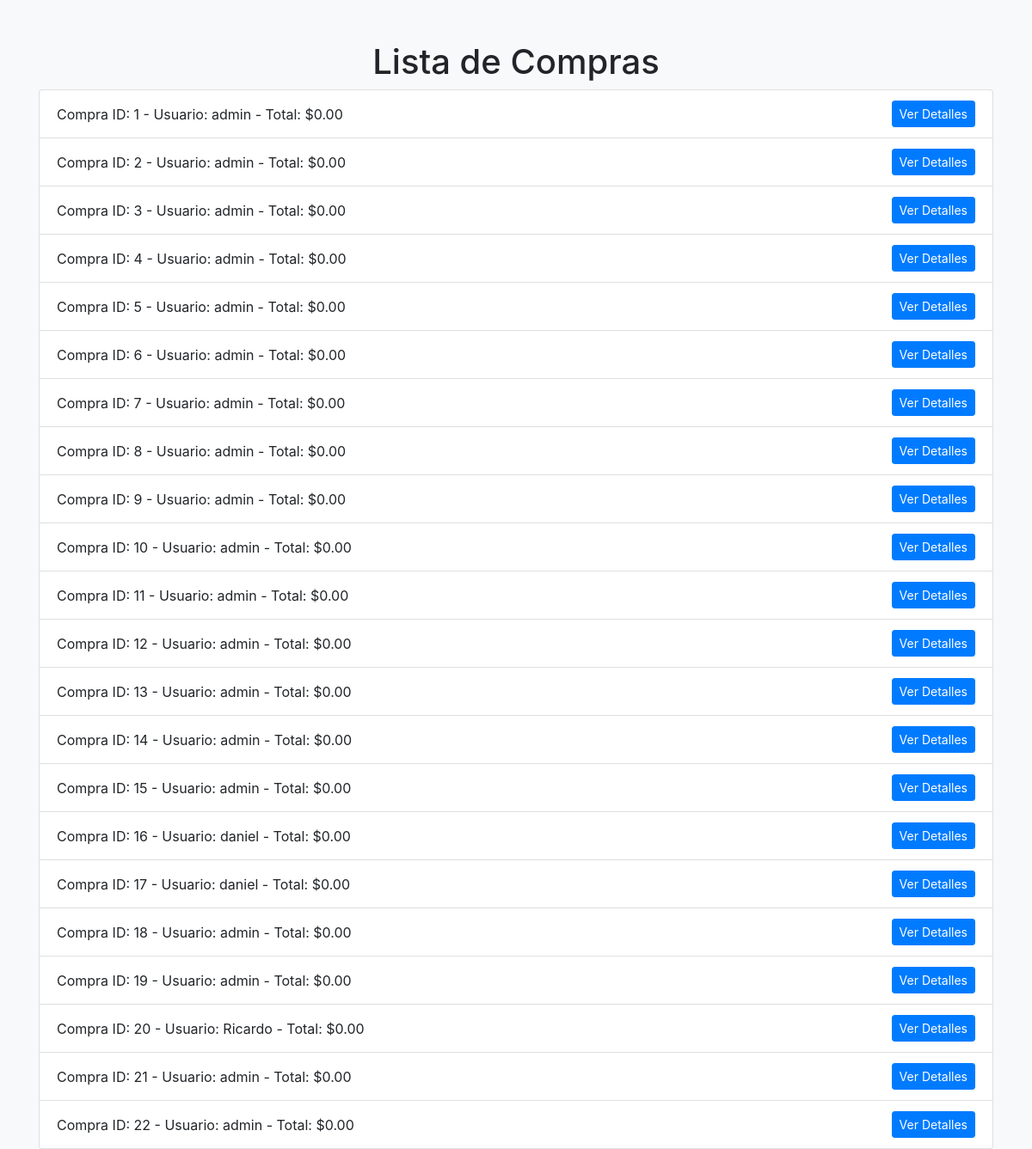
The page /miapp/compras/ (signed in) on the database as committed earlier.
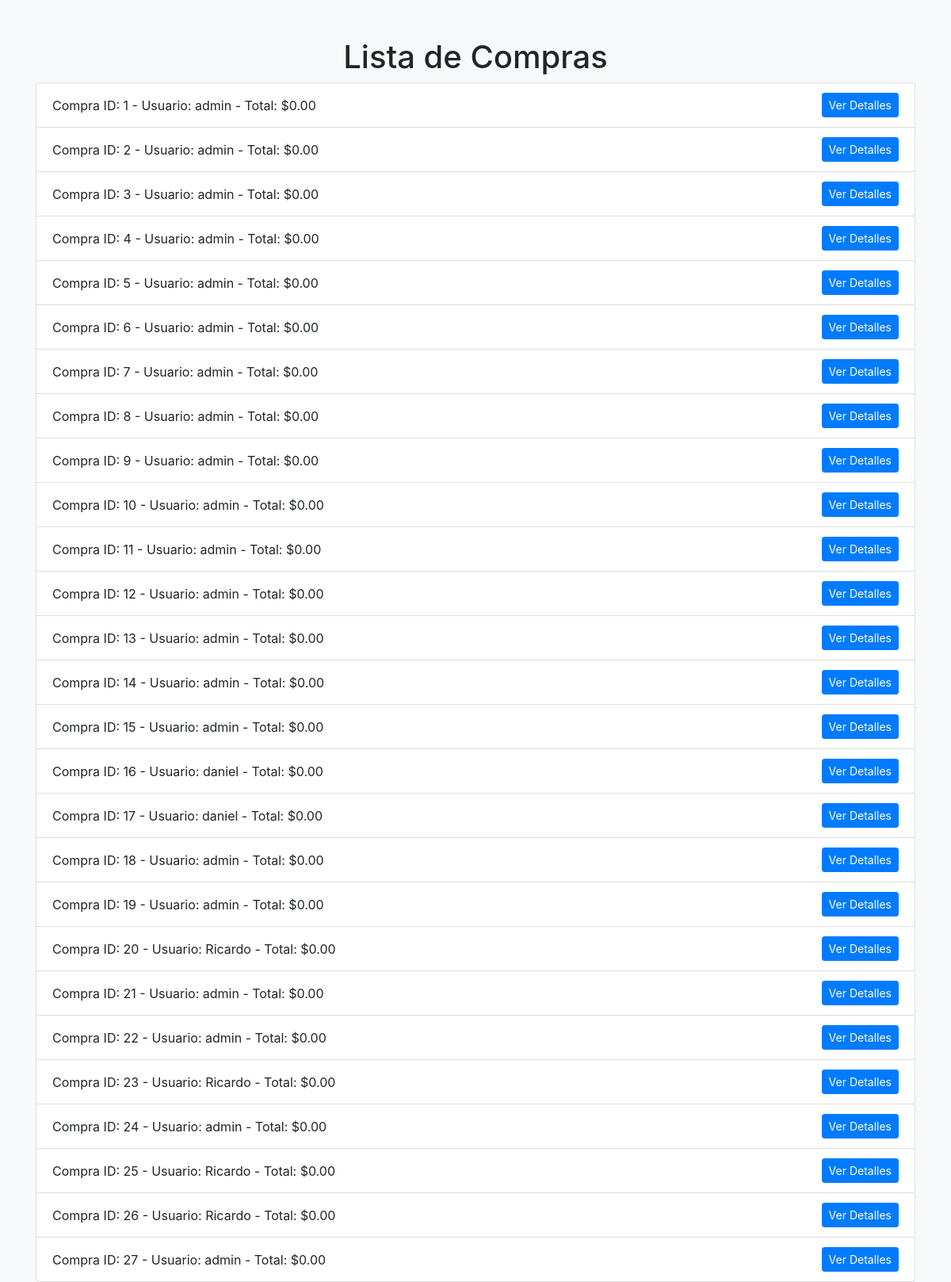
The same page on the database as committed later.
### miapp/models.py (models this page shows, shortened)
class Compra(models.Model):
    usuario = models.ForeignKey(UsuarioAdmin, on_delete=models.CASCADE)
    productos = models.ManyToManyField(Producto, through='DetalleCompra')
    fecha = models.DateTimeField(auto_now_add=True)
    total = models.DecimalField(max_digits=10, decimal_places=2, default=0)

class UsuarioAdmin(AbstractUser):
    pass
    groups = models.ManyToManyField(
        Group,
        related_name='usuarioadmin_groups',  # related_name único
        blank=True,
        help_text=('The groups this user belongs to. A user will get all permissions '
                   'granted to each of their groups.'),
        related_query_name='usuarioadmin'
    )
    user_permissions = models.ManyToManyField(
        Permission,
        related_name='usuarioadmin_user_permissions',  # related_name único
        blank=True,
        help_text='Specific permissions for this user.',
        related_query_name='usuarioadmin'
    )

### miapp/views.py (the view)
# urls.py: path('compras/', lista_compras, name='lista_compras'),
@login_required
def lista_compras(request):
    compras = Compra.objects.all()
    return render(request, 'lista_compras.html', {'compras': compras})

### miapp/templates/lista_compras.html (shortened to what this page needs)
<!DOCTYPE html>
<html lang="es">
<head>
    <link rel="stylesheet" href="https://stackpath.bootstrapcdn.com/bootstrap/4.5.2/css/bootstrap.min.css">
</head>
<body class="bg-light">
    <div class="container mt-5">
        <div class="row">
            <div class="col">
                <h1 class="text-center">Lista de Compras</h1>
                <ul class="list-group">
                    {% for compra in compras %}
                    <li class="list-group-item d-flex justify-content-between align-items-center">
                        <span>Compra ID: {{ compra.id }} - Usuario: {{ compra.usuario.username }} - Total: ${{ compra.total }}</span>
                        <a href="{% url 'detalle_compra' compra.id %}" class="btn btn-primary btn-sm">Ver Detalles</a>
                    </li>
                    {% endfor %}
                </ul>
            </div>
        </div>
    </div>
</body>
</html>

Rows that differ between the two databases and show on the page:
added Compra: id "23", usuario.username "Ricardo", total "0.00"
added Compra: id "24", usuario.username "admin", total "0.00"
added Compra: id "25", usuario.username "Ricardo", total "0.00"
added Compra: id "26", usuario.username "Ricardo", total "0.00"
added Compra: id "27", usuario.username "admin", total "0.00"
